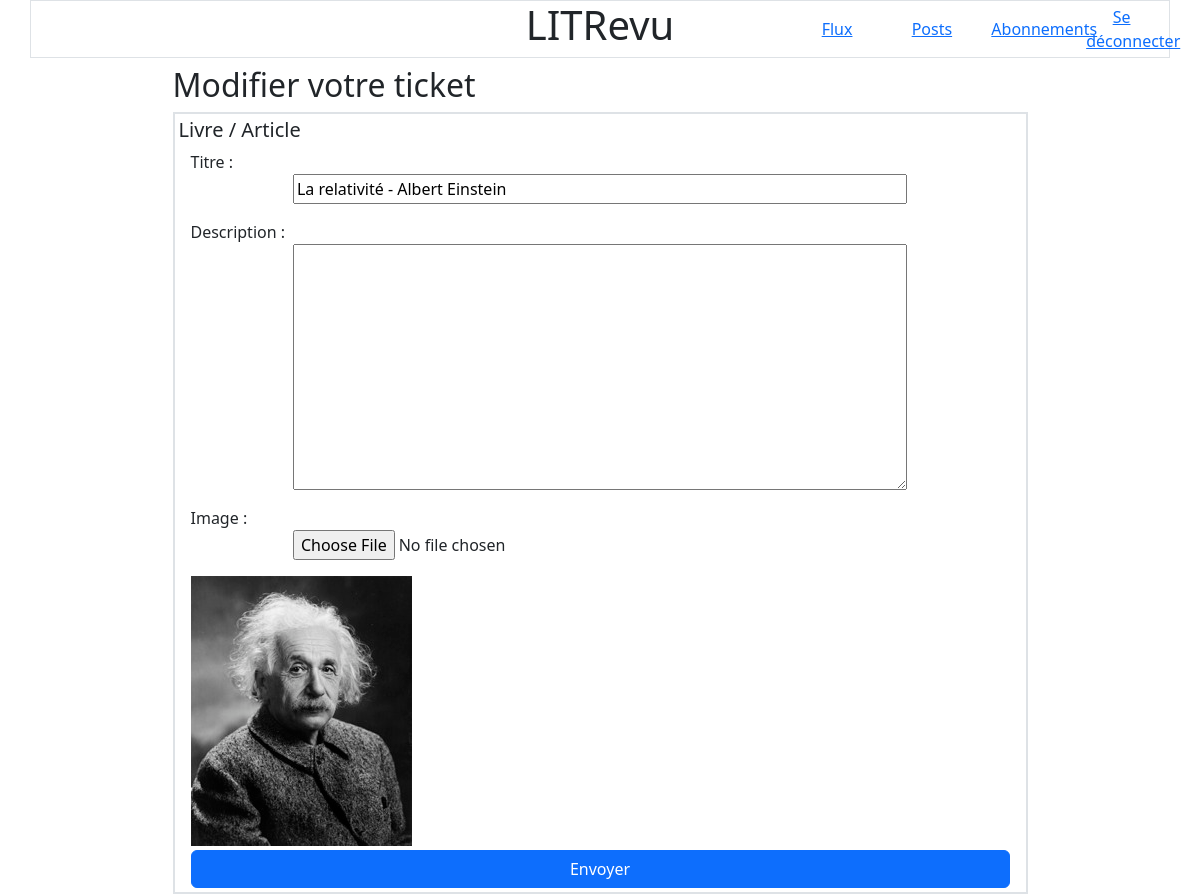
Page /tickets/5/update/ (signed in) on the committed database.
### review/models.py (models this page shows)
class Ticket(models.Model):
    title = models.CharField(max_length=128, verbose_name="Titre")
    description = models.TextField(max_length=2048, blank=True)
    user = models.ForeignKey(settings.AUTH_USER_MODEL, on_delete=models.CASCADE)
    image = models.ImageField(null=True, blank=True)
    time_created = models.DateTimeField(auto_now_add=True)
    def __str__(self) -> str:
        return self.title

### review/views.py (the view)
# urls.py: path("tickets/<int:ticket_id>/update/", views.update_ticket, name="update_ticket"),
@login_required
def update_ticket(request, ticket_id):
    ticket = models.Ticket.objects.get(id=ticket_id)
    if ticket.user != request.user:
        return redirect('feed')
    form = forms.TicketForm(instance=ticket)
    if request.method == "POST":
        form = forms.TicketForm(request.POST, request.FILES, instance=ticket)
        if form.is_valid():
            form.save()
            return redirect('posts')
    return render(request, "review/update_ticket.html", {'ticket_form': form, 'ticket': ticket})

### review/forms.py
class TicketForm(forms.ModelForm):
    class Meta:
        model = models.Ticket
        exclude = ("user",)
        widgets = {
            "title": forms.TextInput(attrs={"class": "d-block w-75 m-auto"}),
            "description": forms.Textarea(attrs={"class": "d-block w-75 m-auto"}),
            "image": forms.FileInput(attrs={"class": "d-block w-75 m-auto"}),
        }

### review/templates/review/update_ticket.html
{% extends 'base.html' %}
{% block content %}
<div class="container w-75">
    <h2 class="row mt-2">Modifier votre ticket</h2>
    <div class="row border border-2 mt-1 p-1">
        {% include 'review/ticket_form.html' %}
    </div>
</div>
{% endblock %}

### review/templates/review/ticket_form.html (shortened to what this page needs)
<form class="container" method="post" enctype="multipart/form-data">
    <h5 class="row">Livre / Article</h5>
    <div class="row">{{ticket_form.as_p}}</div>
    {% if ticket.image %}
    <img class="row mx-0" src="{{ticket.image.url}}" alt="{{ticket}}" title="{{ticket}}">
    {% endif %}
    <input class="row w-100 btn btn-primary mt-1 mx-0" type="submit" value="Envoyer">
</form>

### rows in the picture
Ticket: title "La relativité - Albert Einstein", image (picture)
